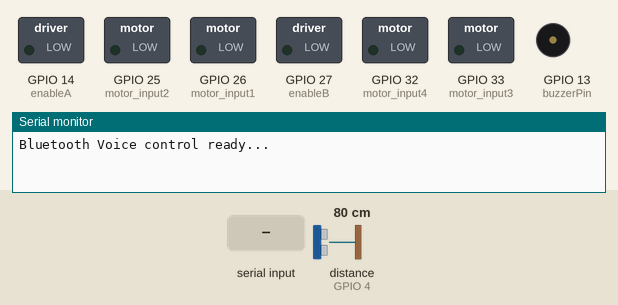
This sketch was run on a simulated ESP32. On the bench: switched loads named in the sketch (green lamp = pin HIGH), buzzer (waves = sounding, pin HIGH), the last lines printed to the serial monitor. Wiring (inferred from the names in the program): ultrasonic range finder: trigger GPIO 2; echo GPIO 4. The test bench sets the inputs (shaded band); at power-on: distance to the obstacle (sensor on GPIO 4) 80 cm. The echo pulse lasts 58.3 µs per cm; nothing arrives over Bluetooth unless stated; pins used as bus, display or sensor lines are not drawn.

Above: at 1.2 s.
1.3 s: distance to the obstacle (sensor on GPIO 4) set to 17 cm
2.8 s: distance to the obstacle (sensor on GPIO 4) set to 13 cm
At 4.0 s:
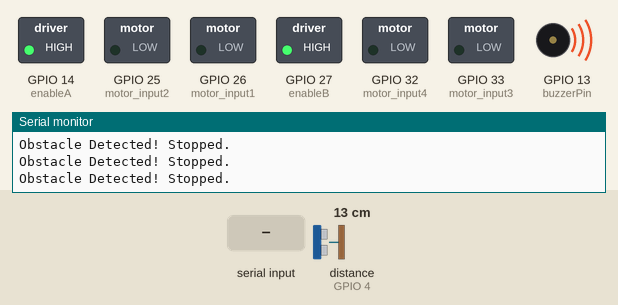
4.3 s: distance to the obstacle (sensor on GPIO 4) set to 18 cm
At 4.8 s:
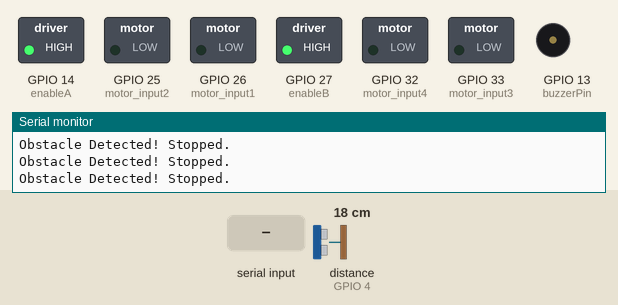
5.8 s: "forward" received over the second serial link
At 7.1 s:
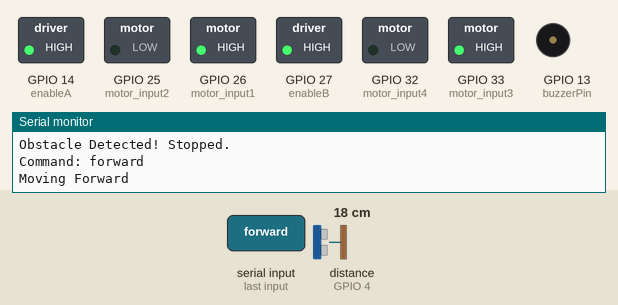
8.3 s: "back" received over the second serial link
At 10.2 s:
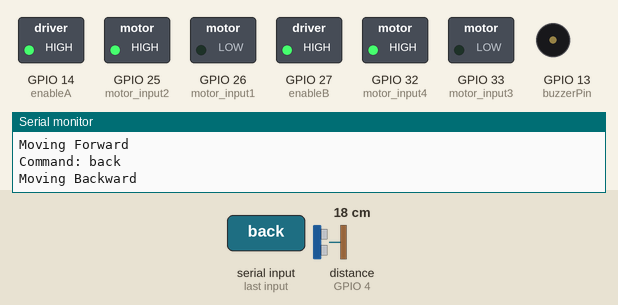
10.8 s: "right" received over the second serial link
At 12.1 s:
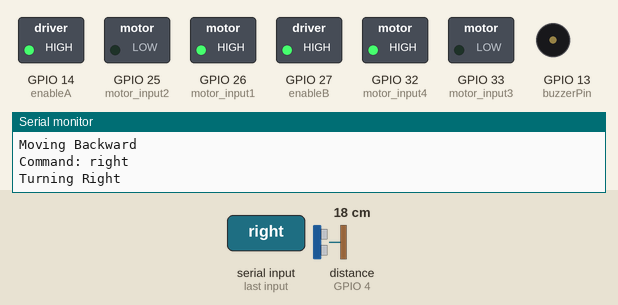
Timing chart, 0 to 13.8 s (numbered marks = the images above; inputs shaded):
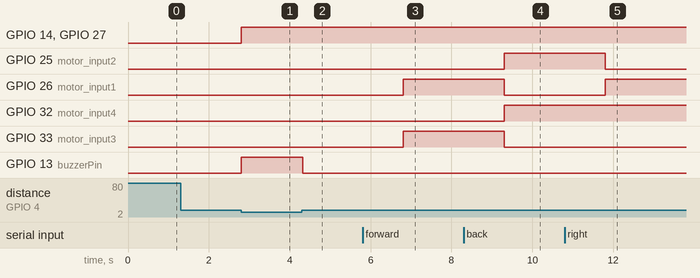

The sketch:

voiceugv.ino
```cpp
#include <Arduino.h>
#include "BluetoothSerial.h"


#define motor_input1 26
#define motor_input2 25
#define motor_input3 33
#define motor_input4 32
#define enableA 14
#define enableB 27
#define trigPin 2
#define echoPin 4


#define buzzerPin 13

BluetoothSerial SerialBT;
String voice;


void motorControl(int a, int b, int c, int d) {
  digitalWrite(enableA, HIGH);
  digitalWrite(enableB, HIGH);
  digitalWrite(motor_input1, a);
  digitalWrite(motor_input2, b);
  digitalWrite(motor_input3, c);
  digitalWrite(motor_input4, d);
}


void stopUGV() {
  motorControl(0, 0, 0, 0);
}


long getDistance() {
  digitalWrite(trigPin, LOW);
  delayMicroseconds(2);

  digitalWrite(trigPin, HIGH);
  delayMicroseconds(10);
  digitalWrite(trigPin, LOW);

  long duration = pulseIn(echoPin, HIGH,30000);
  long distance = (duration * 0.0343) / 2;

  return distance;
}

void setup() {
  Serial.begin(115200);


  pinMode(motor_input1, OUTPUT);
  pinMode(motor_input2, OUTPUT);
  pinMode(motor_input3, OUTPUT);
  pinMode(motor_input4, OUTPUT);
  pinMode(enableA, OUTPUT);
  pinMode(enableB, OUTPUT);


  pinMode(trigPin, OUTPUT);
  pinMode(echoPin, INPUT);


  pinMode(buzzerPin, OUTPUT);
  digitalWrite(buzzerPin, LOW);
  digitalWrite(motor_input1, LOW);
  digitalWrite(motor_input2, LOW);
  digitalWrite(motor_input3, LOW);
  digitalWrite(motor_input4, LOW);
  digitalWrite(enableA, LOW);
  digitalWrite(enableB, LOW);


  SerialBT.begin("ESP32");
  Serial.println("Bluetooth Voice control ready...");
}

void loop() {
  long distance = getDistance();
  if (distance > 0 && distance < 15) {
    stopUGV();
    digitalWrite(buzzerPin, HIGH);
    Serial.println("Obstacle Detected! Stopped.");
    delay(100);
    return;
  } else {
    digitalWrite(buzzerPin, LOW);
  }

  if (SerialBT.available()) {
    voice = SerialBT.readString();
    voice.trim();

    Serial.print("Command: ");
    Serial.println(voice);

    if (voice == "forward") {
      motorControl(1, 0, 1, 0);
      Serial.println("Moving Forward");
    }
    else if (voice == "back") {
      motorControl(0, 1, 0, 1);
     Serial.println("Moving Backward");
    }
    else if (voice == "right") {
      motorControl(1, 0, 0, 1);
      Serial.println("Turning Right");
    }
    else if (voice == "left") {
      motorControl(0, 1, 1, 0);
      Serial.println("Turning Left");
    }
    else if (voice == "stop") {
      stopUGV();
      Serial.println("Stopped");
    }
    else {
      Serial.println("Invalid Command");
    }
  }
}
```

Measured:
- the behaviour switches between 15 and 14 cm on distance to the obstacle (sensor on GPIO 4) (found by bisection; images 0 and 1)
- after the input at 1.3 s, every drawn part: stays the same
- after the input at 2.8 s, GPIO 14 (enableA), GPIO 27 (enableB), GPIO 13 (buzzerPin): LOW → HIGH at once
- after the input at 4.3 s, GPIO 13 (buzzerPin): HIGH → LOW at once
- after the input at 5.8 s, GPIO 26 (motor_input1), GPIO 33 (motor_input3): LOW → HIGH after 1.0 s
- after the input at 8.3 s, GPIO 25 (motor_input2), GPIO 32 (motor_input4): LOW → HIGH after 1.0 s; GPIO 26 (motor_input1), GPIO 33 (motor_input3): HIGH → LOW after 1.0 s
- after the input at 10.8 s, GPIO 25 (motor_input2): HIGH → LOW after 1.0 s; GPIO 26 (motor_input1): LOW → HIGH after 1.0 s
